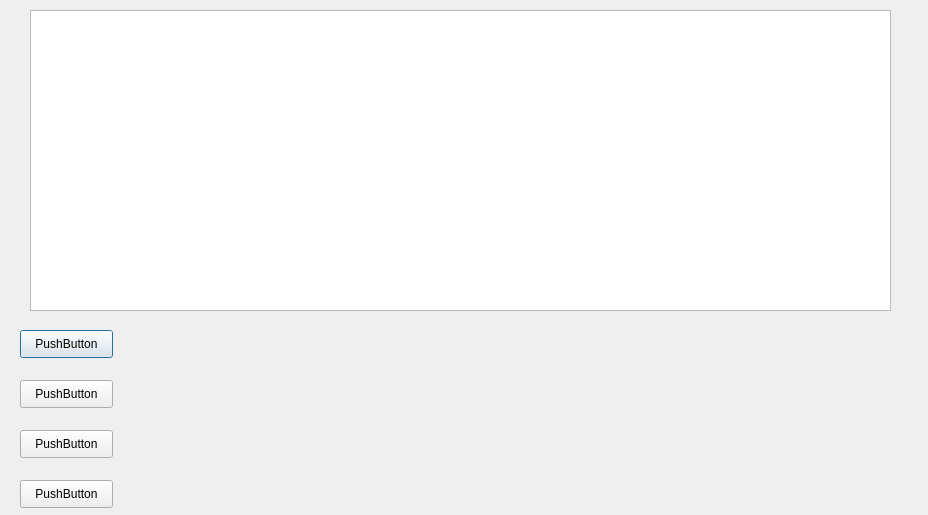
<?xml version="1.0" encoding="UTF-8"?>
<ui version="4.0">
 <class>Dialog</class>
 <widget class="QDialog" name="Dialog">
  <property name="geometry">
   <rect>
    <x>0</x>
    <y>0</y>
    <width>928</width>
    <height>515</height>
   </rect>
  </property>
  <property name="windowTitle">
   <string>Dialog</string>
  </property>
  <widget class="QPushButton" name="pushButton">
   <property name="geometry">
    <rect>
     <x>20</x>
     <y>330</y>
     <width>93</width>
     <height>28</height>
    </rect>
   </property>
   <property name="text">
    <string>PushButton</string>
   </property>
  </widget>
  <widget class="QPushButton" name="pushButton_2">
   <property name="geometry">
    <rect>
     <x>20</x>
     <y>380</y>
     <width>93</width>
     <height>28</height>
    </rect>
   </property>
   <property name="text">
    <string>PushButton</string>
   </property>
  </widget>
  <widget class="QPushButton" name="pushButton_3">
   <property name="geometry">
    <rect>
     <x>20</x>
     <y>430</y>
     <width>93</width>
     <height>28</height>
    </rect>
   </property>
   <property name="text">
    <string>PushButton</string>
   </property>
  </widget>
  <widget class="QPushButton" name="pushButton_4">
   <property name="geometry">
    <rect>
     <x>20</x>
     <y>480</y>
     <width>93</width>
     <height>28</height>
    </rect>
   </property>
   <property name="text">
    <string>PushButton</string>
   </property>
  </widget>
  <widget class="QPlainTextEdit" name="plainTextEdit">
   <property name="geometry">
    <rect>
     <x>30</x>
     <y>10</y>
     <width>861</width>
     <height>301</height>
    </rect>
   </property>
   <property name="plainText">
    <string/>
   </property>
  </widget>
 </widget>
 <resources/>
 <connections/>
</ui>
